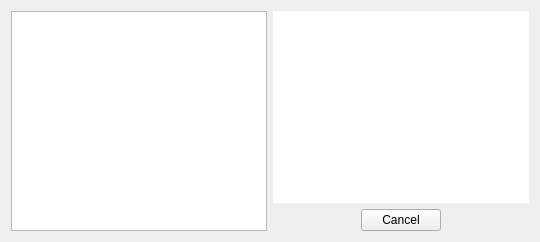
             <widget class="QWidget" name="tabWidgetTrainerCardPage3">
              <property name="styleSheet">
               <string notr="true">#tabWidgetTrainerCardPage3{
background-color: qlineargradient(spread:pad, x1:0, y1:0.3, x2:0, y2:1, stop:0 rgba(255, 255, 255, 200), stop:1 rgba(221, 221, 221, 200));
border-color: rgb(204, 204, 204);
border-radius: 5px;
}</string>
              </property>
              <attribute name="title">
               <string>Quests</string>
              </attribute>
              <layout class="QHBoxLayout" name="horizontalLayout_37">
               <item>
                <widget class="QListWidget" name="questsList"/>
               </item>
               <item>
                <layout class="QVBoxLayout" name="verticalLayout_23">
                 <item>
                  <widget class="QTextBrowser" name="questDetails">
                   <property name="styleSheet">
                    <string notr="true">#questDetails{background-image: url(:/images/empty.png);color: rgb(0, 0, 0);}</string>
                   </property>
                   <property name="frameShape">
                    <enum>QFrame::NoFrame</enum>
                   </property>
                  </widget>
                 </item>
                 <item>
                  <layout class="QHBoxLayout" name="horizontalLayout_36">
                   <item>
                    <spacer name="horizontalSpacer_32">
                     <property name="orientation">
                      <enum>Qt::Horizontal</enum>
                     </property>
                     <property name="sizeHint" stdset="0">
                      <size>
                       <width>40</width>
                       <height>20</height>
                      </size>
                     </property>
                    </spacer>
                   </item>
                   <item>
                    <widget class="QPushButton" name="cancelQuest">
                     <property name="text">
                      <string>Cancel</string>
                     </property>
                    </widget>
                   </item>
                   <item>
                    <spacer name="horizontalSpacer_33">
                     <property name="orientation">
                      <enum>Qt::Horizontal</enum>
                     </property>
                     <property name="sizeHint" stdset="0">
                      <size>
                       <width>40</width>
                       <height>20</height>
                      </size>
                     </property>
                    </spacer>
                   </item>
                  </layout>
                 </item>
                </layout>
               </item>
              </layout>
             </widget>
